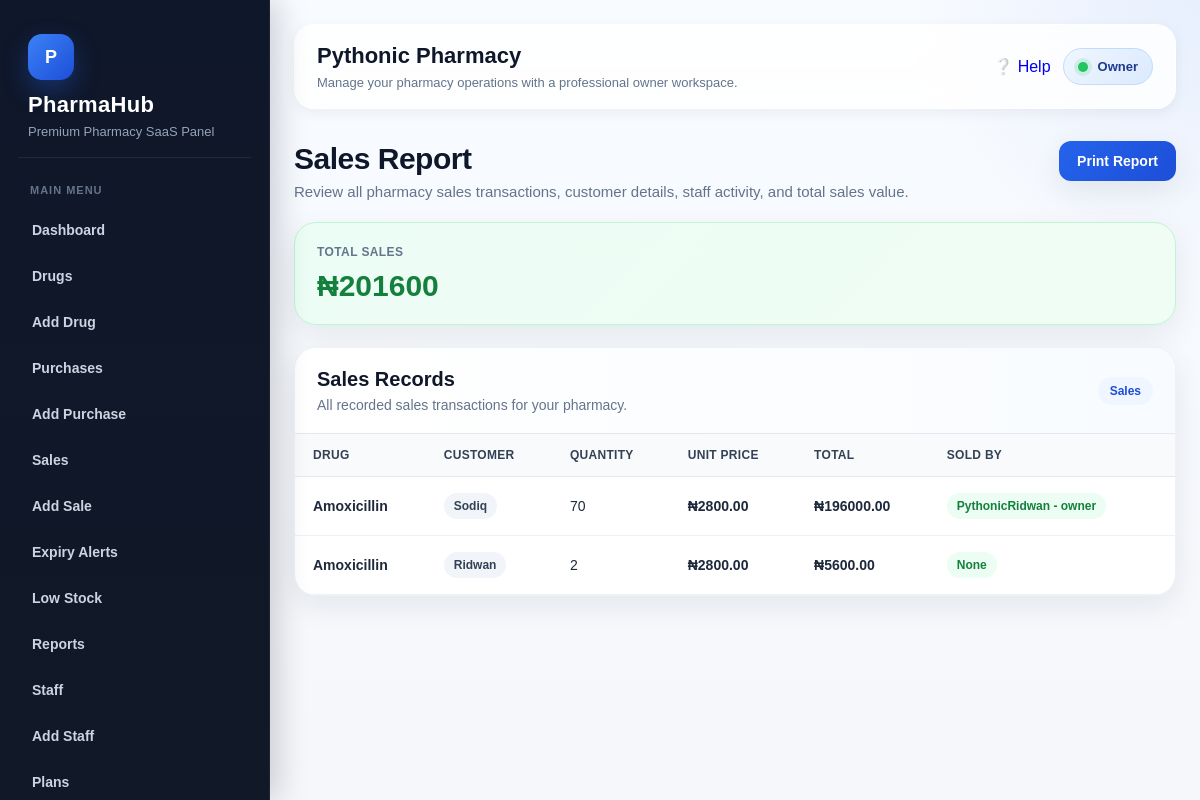
Page /reports/sales/ (signed in) on the committed database.
### accounts/models.py (models this page shows, shortened)
class User(AbstractUser):
    ROLE_CHOICES = (
        ('owner', 'Owner'),
        ('admin', 'Admin'),
        ('pharmacist', 'Pharmacist'),
        ('cashier', 'Cashier'),
        ('staff', 'Staff'),
    )
    pharmacy = models.ForeignKey(
        Pharmacy,
        on_delete=models.CASCADE,
        related_name='users',
        null=True,
        blank=True
    )
    role = models.CharField(max_length=20, choices=ROLE_CHOICES, default='staff')
    def __str__(self):
        return f"{self.username} - {self.role}"

### pharmacies/models.py (models this page shows, shortened)
class Pharmacy(models.Model):
    name = models.CharField(max_length=255)
    email = models.EmailField(unique=True)
    phone = models.CharField(max_length=20, blank=True, null=True)
    address = models.TextField(blank=True, null=True)
    is_active = models.BooleanField(default=True)
    is_suspended_by_owner = models.BooleanField(default=False)
    suspension_reason = models.CharField(max_length=255, blank=True, null=True)
    created_at = models.DateTimeField(auto_now_add=True)
    class Meta:
        ordering = ['name']

### sales/models.py (models this page shows, shortened)
class Sale(models.Model):
    pharmacy = models.ForeignKey(
        Pharmacy,
        on_delete=models.CASCADE,
        related_name='sales'
    )
    drug = models.ForeignKey(
        Drug,
        on_delete=models.CASCADE,
        related_name='sales'
    )
    sold_by = models.ForeignKey(
        settings.AUTH_USER_MODEL,
        on_delete=models.SET_NULL,
        null=True,
        blank=True
    )
    customer_name = models.CharField(max_length=255, blank=True, null=True)
    quantity = models.PositiveIntegerField()
    unit_price = models.DecimalField(max_digits=12, decimal_places=2)
    total_price = models.DecimalField(max_digits=12, decimal_places=2, blank=True, null=True)
    note = models.TextField(blank=True, null=True)
    date = models.DateTimeField(auto_now_add=True)
    class Meta:
        ordering = ['-date']

### drugs/models.py (models this page shows, shortened)
class Drug(models.Model):
    pharmacy = models.ForeignKey(
        Pharmacy,
        on_delete=models.CASCADE,
        related_name='drugs'
    )
    drug_name = models.CharField(max_length=255)
    category = models.CharField(max_length=100, blank=True, null=True)
    batch_number = models.CharField(max_length=100, blank=True, null=True)
    quantity = models.PositiveIntegerField(default=0)
    unit_price = models.DecimalField(max_digits=12, decimal_places=2, default=0.00)
    expiry_date = models.DateField()
    manufacturer = models.CharField(max_length=255, blank=True, null=True)
    created_at = models.DateTimeField(auto_now_add=True)
    class Meta:
        ordering = ['drug_name']

### subscriptions/decorators.py (the view)
    def wrapper(request, *args, **kwargs):
        user = request.user
        if not hasattr(user, 'pharmacy') or user.pharmacy is None:
            messages.error(request, "You are not assigned to any pharmacy.")
            return redirect('dashboard')
        subscription = Subscription.objects.filter(
            pharmacy=user.pharmacy,
            is_current=True
        ).first()
        if subscription is None:
            messages.error(request, "No subscription found. Please choose a plan.")
            return redirect('plan_list')
        today = timezone.now().date()
        if subscription.status in ['trial', 'active']:
            if not subscription.end_date or subscription.end_date >= today:
                return view_func(request, *args, **kwargs)
        messages.error(request, "Your subscription is inactive or expired. Please renew to continue.")
        return redirect('plan_list')

### reports/views.py (called while the page is built)
def check_access(request):
    if request.user.role not in ALLOWED_ROLES:
        raise PermissionDenied("You do not have permission to view reports.")
    if not hasattr(request.user, 'pharmacy') or request.user.pharmacy is None:
        messages.error(request, "You are not assigned to any pharmacy.")
        return None
    return request.user.pharmacy

@login_required
@subscription_required
@pharmacy_active_required
def sales_report(request):
    pharmacy = check_access(request)
    if not pharmacy:
        return redirect('dashboard')
    sales = Sale.objects.filter(pharmacy=pharmacy).select_related('drug', 'sold_by')
    total_sales = sales.aggregate(total=Sum('total_price'))['total'] or 0
    return render(request, 'reports/sales_report.html', {
        'pharmacy_name': pharmacy.name,
        'sales': sales,
        'total_sales': total_sales,
    })

### templates/reports/sales_report.html (shortened to what this page needs)
{% extends 'base.html' %}
{% block content %}
<div class="page-shell">
    <div class="page-header">
        <div>
            <h2>Sales Report</h2>
            <p>Review all pharmacy sales transactions, customer details, staff activity, and total sales value.</p>
        </div>
        <a href="{% url 'print_sales_report' %}" class="btn-main" target="_blank">Print Report</a>
    </div>
    <div class="summary-card">
        <div class="summary-label">Total Sales</div>
        <p class="summary-value">₦{{ total_sales }}</p>
    </div>
    <div class="table-card">
        <div class="table-card-header">
            <div>
                <h3>Sales Records</h3>
                <p>All recorded sales transactions for your pharmacy.</p>
            </div>
            <span class="section-pill">Sales</span>
        </div>
        <div class="table-wrap">
            <table class="premium-table">
                <thead>
                    <tr>
                        <th>Drug</th>
                        <th>Customer</th>
                        <th>Quantity</th>
                        <th>Unit Price</th>
                        <th>Total</th>
                        <th>Sold By</th>
                        <th>Date</th>
                    </tr>
                </thead>
                <tbody>
                    {% for sale in sales %}
                    <tr>
                        <td class="drug-name">{{ sale.drug.drug_name }}</td>
                        <td><span class="customer-badge">{{ sale.customer_name }}</span></td>
                        <td>{{ sale.quantity }}</td>
                        <td class="amount">₦{{ sale.unit_price }}</td>
                        <td class="amount">₦{{ sale.total_price }}</td>
                        <td><span class="staff-badge">{{ sale.sold_by }}</span></td>
                        <td>{{ sale.date }}</td>
                    </tr>
                    {% empty %}
                    <tr>
                        <td colspan="7" class="empty-state">No sales records found.</td>
                    </tr>
                    {% endfor %}
                </tbody>
            </table>
        </div>
    </div>
</div>
{% endblock %}

### templates/base.html (shortened to what this page needs)
<!DOCTYPE html>
<html lang="en">
<head>
</head>
<body>
{% if user.is_authenticated %}
    <div class="layout">
        <aside class="sidebar">
            <div class="brand-box">
                <div class="brand-logo">P</div>
                <h1 class="brand-title">PharmaHub</h1>
                <p class="brand-subtitle">Premium Pharmacy SaaS Panel</p>
            </div>
            <div class="nav-section">
                <div class="nav-label">Main Menu</div>
                {% if user.role == 'owner' or user.role == 'staff' or user.role == 'cashier' or user.role == 'pharmacist' %}
                    <a href="{% url 'dashboard' %}">Dashboard</a>
                    <a href="{% url 'drug_list' %}">Drugs</a>
                {% endif %}
                {% if user.role == 'owner' %}
                    <a href="{% url 'add_drug' %}">Add Drug</a>
                    <a href="{% url 'purchase_list' %}">Purchases</a>
                    <a href="{% url 'add_purchase' %}">Add Purchase</a>
                    <a href="{% url 'sale_list' %}">Sales</a>
                    <a href="{% url 'add_sale' %}">Add Sale</a>
                    <a href="{% url 'expiry_alerts' %}">Expiry Alerts</a>
                    <a href="{% url 'low_stock' %}">Low Stock</a>
                    <a href="{% url 'report_home' %}">Reports</a>
                    <a href="{% url 'staff_list' %}">Staff</a>
                    <a href="{% url 'add_staff' %}">Add Staff</a>
                    <a href="{% url 'plan_list' %}">Plans</a>
                {% elif user.role == 'cashier' or user.role == 'pharmacist' or user.role == 'staff' %}
                    <a href="{% url 'sale_list' %}">Sales</a>
                    <a href="{% url 'add_sale' %}">Add Sale</a>
                    <a href="{% url 'purchase_list' %}">Purchases</a>
                    <a href="{% url 'add_purchase' %}">Add Purchase</a>
                {% endif %}
            </div>
        </aside>
        <main class="main">
            <div class="topbar">
                <div class="topbar-content">
                    <div class="topbar-left">
                        <h2>
                            {% if user.is_authenticated and user.pharmacy %}
                                {{ user.pharmacy.name }}
                            {% else %}
                                Dashboard
                            {% endif %}
                        </h2>
                        <p>Manage your pharmacy operations with a professional owner workspace.</p>
                    </div>
                    <div class="topbar-right">
                        {% url 'help' as help_url %}
                        <a href="{{ help_url }}" class="topbar-help-btn {% if request.path == help_url %}active{% endif %}">
                            <span>❔</span>
                            <span>Help</span>
                        </a>
                        <div class="user-badge">
                            <span class="dot"></span>
                            {{ user.role|title }}
                        </div>
                    </div>
                </div>
            </div>
            {% block content %}{% endblock %}
        </main>
    </div>
{% endif %}
</body>
</html>

### templates/base.html (style rules this page uses)
:root { --bg: #f5f7fb; --surface: #ffffff; --surface-2: #f8fafc; --border: #e5e7eb; --text: #0f172a; --muted: #64748b; --primary: #2563eb; --primary-dark: #1d4ed8; --success-bg: #dcfce7; --success-text: #166534; --error-bg: #fee2e2; --error-text: #991b1b; --warning: #ea580c; --danger: #dc2626; --sidebar-top: #0f172a; --sidebar-bottom: #111827; --sidebar-text: #cbd5e1; --sidebar-active-bg: rgba(37, 99, 235, 0.16); --sidebar-active-text: #ffffff; --shadow-sm: 0 4px 14px rgba(15, 23, 42, 0.06); --shadow-md: 0 10px 30px rgba(15, 23, 42, 0.08); --shadow-lg: 0 20px 45px rgba(15, 23, 42, 0.12); --radius-sm: 10px; --radius-md: 16px; --radius-lg: 22px; --transition: all 0.25s ease; }
* { box-sizing: border-box; }
html { scroll-behavior: smooth; }
body { margin: 0; font-family: Arial, sans-serif; background: radial-gradient(circle at top right, rgba(37, 99, 235, 0.08), transparent 20%), linear-gradient(180deg, #f8fbff 0%, var(--bg) 100%); color: var(--text); min-height: 100vh; overflow-x: hidden; }
a { text-decoration: none; }
.layout { display: flex; min-height: 100vh; }
.sidebar { width: 270px; background: linear-gradient(180deg, var(--sidebar-top) 0%, var(--sidebar-bottom) 100%); color: white; padding: 24px 18px; position: fixed; top: 0; left: 0; height: 100vh; overflow-y: auto; transition: var(--transition); z-index: 1000; border-right: 1px solid rgba(255,255,255,0.05); box-shadow: 8px 0 30px rgba(2, 6, 23, 0.18); }
.brand-box { padding: 10px 10px 18px; margin-bottom: 18px; border-bottom: 1px solid rgba(255,255,255,0.08); }
.brand-logo { display: inline-flex; align-items: center; justify-content: center; width: 46px; height: 46px; border-radius: 14px; background: linear-gradient(135deg, #3b82f6, #1d4ed8); color: #fff; font-weight: 700; font-size: 18px; box-shadow: 0 10px 25px rgba(37, 99, 235, 0.35); margin-bottom: 12px; }
.brand-title { margin: 0; font-size: 22px; color: #ffffff; letter-spacing: 0.3px; }
.brand-subtitle { margin: 6px 0 0; font-size: 13px; color: #94a3b8; }
.nav-section { margin-bottom: 18px; }
.nav-label { font-size: 11px; font-weight: 700; text-transform: uppercase; letter-spacing: 1px; color: #64748b; padding: 8px 12px; margin-bottom: 6px; }
.sidebar a { display: flex; align-items: center; gap: 10px; color: var(--sidebar-text); padding: 12px 14px; margin-bottom: 6px; border-radius: 12px; font-size: 14px; font-weight: 600; transition: var(--transition); }
.main { margin-left: 270px; width: calc(100% - 270px); min-height: 100vh; padding: 24px; transition: var(--transition); }
.topbar { background: rgba(255,255,255,0.82); backdrop-filter: blur(12px); border: 1px solid rgba(255,255,255,0.7); padding: 18px 22px; border-radius: 20px; margin-bottom: 24px; position: sticky; top: 14px; z-index: 30; box-shadow: var(--shadow-sm); }
.topbar-content { display: flex; align-items: center; justify-content: space-between; gap: 14px; flex-wrap: wrap; }
.topbar-left h2 { margin: 0; font-size: 22px; color: var(--text); }
.topbar-left p { margin: 6px 0 0; color: var(--muted); font-size: 13px; }
.topbar-right { display: flex; align-items: center; gap: 12px; flex-wrap: wrap; }
.user-badge { display: inline-flex; align-items: center; gap: 10px; background: linear-gradient(135deg, #eff6ff, #dbeafe); color: #1e3a8a; padding: 10px 14px; border-radius: 999px; font-size: 13px; font-weight: 700; border: 1px solid #bfdbfe; }
.dot { width: 10px; height: 10px; border-radius: 50%; background: #22c55e; box-shadow: 0 0 0 4px rgba(34, 197, 94, 0.15); }
.page-header { margin-bottom: 22px; }
.page-header h2 { margin: 0 0 8px; font-size: 30px; line-height: 1.2; }
.page-header p { margin: 0; color: var(--muted); font-size: 14px; }
table { width: 100%; border-collapse: collapse; min-width: 700px; }
table th, table td { padding: 14px 12px; border-bottom: 1px solid #eef2f7; text-align: left; font-size: 14px; }
table th { color: #334155; font-size: 13px; text-transform: uppercase; letter-spacing: 0.4px; background: #f8fafc; }

### rows in the picture
User: pharmacy.name "Pythonic Pharmacy", role "Owner"
Sale: drug.drug_name "Amoxicillin", customer_name "Sodiq", quantity "70", unit_price "2800.00", total_price "196000.00", sold_by "PythonicRidwan - owner"
Sale: drug.drug_name "Amoxicillin", customer_name "Ridwan", quantity "2", unit_price "2800.00", total_price "5600.00", sold_by "None"

### other values in the picture
{{ total_sales }} "201600"
